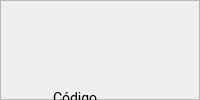
            <widget class="QWidget" name="page_egreso">
             <layout class="QVBoxLayout" name="verticalLayout_15">
              <property name="spacing">
               <number>0</number>
              </property>
              <property name="leftMargin">
               <number>0</number>
              </property>
              <property name="topMargin">
               <number>0</number>
              </property>
              <property name="rightMargin">
               <number>0</number>
              </property>
              <property name="bottomMargin">
               <number>0</number>
              </property>
              <item>
               <widget class="QFrame" name="frame_9">
                <property name="frameShape">
                 <enum>QFrame::StyledPanel</enum>
                </property>
                <property name="frameShadow">
                 <enum>QFrame::Raised</enum>
                </property>
                <widget class="QLabel" name="label_16">
                 <property name="geometry">
                  <rect>
                   <x>380</x>
                   <y>20</y>
                   <width>128</width>
                   <height>40</height>
                  </rect>
                 </property>
                 <property name="minimumSize">
                  <size>
                   <width>128</width>
                   <height>0</height>
                  </size>
                 </property>
                 <property name="maximumSize">
                  <size>
                   <width>120</width>
                   <height>40</height>
                  </size>
                 </property>
                 <property name="font">
                  <font>
                   <family>Cairo</family>
                   <pointsize>22</pointsize>
                   <weight>75</weight>
                   <bold>true</bold>
                  </font>
                 </property>
                 <property name="styleSheet">
                  <string notr="true">color: #282830 ;
border: none</string>
                 </property>
                 <property name="text">
                  <string>Egreso</string>
                 </property>
                 <property name="alignment">
                  <set>Qt::AlignCenter</set>
                 </property>
                </widget>
                <widget class="QLabel" name="label_egr_ing">
                 <property name="geometry">
                  <rect>
                   <x>40</x>
                   <y>80</y>
                   <width>131</width>
                   <height>27</height>
                  </rect>
                 </property>
                 <property name="font">
                  <font>
                   <family>Roboto</family>
                   <pointsize>-1</pointsize>
                  </font>
                 </property>
                 <property name="styleSheet">
                  <string notr="true">font-family: Roboto;
font-size: 14px;
margin-top:10px;
margin-left:10px

</string>
                 </property>
                 <property name="text">
                  <string>Código</string>
                 </property>
                </widget>
                <widget class="QLineEdit" name="input_codigoProdEgreso">
                 <property name="geometry">
                  <rect>
                   <x>40</x>
                   <y>110</y>
                   <width>121</width>
                   <height>25</height>
                  </rect>
                 </property>
                 <property name="minimumSize">
                  <size>
                   <width>0</width>
                   <height>0</height>
                  </size>
                 </property>
                 <property name="maximumSize">
                  <size>
                   <width>16777215</width>
                   <height>25</height>
                  </size>
                 </property>
                 <property name="styleSheet">
                  <string notr="true">QLineEdit{
background:#f5f5f5;
border-radius: 3px;
padding: 4 5px;
color: rgb(0, 0, 0);
font-family:Roboto;
font-size:13px;
font-weight: 400;
margin-left: 10px;
border: 1px solid #f5f5f5;
margin-left: 10px;

}
</string>
                 </property>
                 <property name="text">
                  <string/>
                 </property>
                 <property name="placeholderText">
                  <string/>
                 </property>
                </widget>
                <widget class="QSpinBox" name="num_cantidadEgreso">
                 <property name="geometry">
                  <rect>
                   <x>200</x>
                   <y>110</y>
                   <width>121</width>
                   <height>25</height>
                  </rect>
                 </property>
                 <property name="styleSheet">
                  <string notr="true">background:#f5f5f5;
border-radius: 3px;
padding: 4 5px;
color: rgb(0, 0, 0);
font-family:Roboto;
border: none;
font-size:13px;
font-weight: 400;
margin-left: 10px;
</string>
                 </property>
                 <property name="minimum">
                  <number>0</number>
                 </property>
                 <property name="maximum">
                  <number>999</number>
                 </property>
                </widget>
                <widget class="QLabel" name="label_pasillos_2">
                 <property name="geometry">
                  <rect>
                   <x>200</x>
                   <y>80</y>
                   <width>131</width>
                   <height>27</height>
                  </rect>
                 </property>
                 <property name="font">
                  <font>
                   <family>Roboto</family>
                   <pointsize>-1</pointsize>
                  </font>
                 </property>
                 <property name="styleSheet">
                  <string notr="true">font-family: Roboto;
font-size: 14px;
margin-top:10px;
margin-left:10px

</string>
                 </property>
                 <property name="text">
                  <string>Cantidad</string>
                 </property>
                </widget>
                <widget class="QPushButton" name="btn_agregarProdEgreso">
                 <property name="geometry">
                  <rect>
                   <x>340</x>
                   <y>110</y>
                   <width>121</width>
                   <height>26</height>
                  </rect>
                 </property>
                 <property name="font">
                  <font>
                   <family>Cairo</family>
                   <pointsize>10</pointsize>
                  </font>
                 </property>
                 <property name="cursor">
                  <cursorShape>PointingHandCursor</cursorShape>
                 </property>
                 <property name="styleSheet">
                  <string notr="true">QPushButton{
background-color: #055ffc;
color:#fff;
border-radius: 5px;
text-align:center;
}

QPushButton:hover{

}</string>
                 </property>
                 <property name="text">
                  <string>Agregar</string>
                 </property>
                </widget>
                <widget class="QPushButton" name="btn_actualizarProdEgreso">
                 <property name="geometry">
                  <rect>
                   <x>470</x>
                   <y>190</y>
                   <width>31</width>
                   <height>21</height>
                  </rect>
                 </property>
                 <property name="minimumSize">
                  <size>
                   <width>0</width>
                   <height>21</height>
                  </size>
                 </property>
                 <property name="cursor">
                  <cursorShape>PointingHandCursor</cursorShape>
                 </property>
                 <property name="text">
                  <string/>
                 </property>
                 <property name="icon">
                  <iconset>
                   <normaloff>:/img/refresh.png</normaloff>:/img/refresh.png</iconset>
                 </property>
                 <property name="iconSize">
                  <size>
                   <width>33</width>
                   <height>16</height>
                  </size>
                 </property>
                </widget>
                <widget class="QFrame" name="frame_31">
                 <property name="geometry">
                  <rect>
                   <x>49</x>
                   <y>180</y>
                   <width>411</width>
                   <height>41</height>
                  </rect>
                 </property>
                 <property name="minimumSize">
                  <size>
                   <width>56</width>
                   <height>41</height>
                  </size>
                 </property>
                 <property name="styleSheet">
                  <string notr="true">background-color: #212325;
border-radius:15px;</string>
                 </property>
                 <property name="frameShape">
                  <enum>QFrame::StyledPanel</enum>
                 </property>
                 <property name="frameShadow">
                  <enum>QFrame::Raised</enum>
                 </property>
                 <widget class="QLabel" name="label_75">
                  <property name="geometry">
                   <rect>
                    <x>20</x>
                    <y>10</y>
                    <width>47</width>
                    <height>18</height>
                   </rect>
                  </property>
                  <property name="font">
                   <font>
                    <family>Roboto</family>
                    <pointsize>11</pointsize>
                    <weight>75</weight>
                    <bold>true</bold>
                   </font>
                  </property>
                  <property name="styleSheet">
                   <string notr="true">background: none;
color: #fff ;
</string>
                  </property>
                  <property name="text">
                   <string>Código</string>
                  </property>
                 </widget>
                 <widget class="QLabel" name="label_76">
                  <property name="geometry">
                   <rect>
                    <x>150</x>
                    <y>10</y>
                    <width>79</width>
                    <height>18</height>
                   </rect>
                  </property>
                  <property name="font">
                   <font>
                    <family>Roboto</family>
                    <pointsize>11</pointsize>
                    <weight>75</weight>
                    <bold>true</bold>
                   </font>
                  </property>
                  <property name="styleSheet">
                   <string notr="true">background: none;
color: #fff ;

</string>
                  </property>
                  <property name="text">
                   <string>Descripción</string>
                  </property>
                 </widget>
                 <widget class="QLabel" name="label_77">
                  <property name="geometry">
                   <rect>
                    <x>310</x>
                    <y>10</y>
                    <width>61</width>
                    <height>18</height>
                   </rect>
                  </property>
                  <property name="font">
                   <font>
                    <family>Roboto</family>
                    <pointsize>11</pointsize>
                    <weight>75</weight>
                    <bold>true</bold>
                   </font>
                  </property>
                  <property name="styleSheet">
                   <string notr="true">background: none;
color: #fff ;

</string>
                  </property>
                  <property name="text">
                   <string>Cantidad</string>
                  </property>
                 </widget>
                 <widget class="QTableWidget" name="tableWidget_lotes_2">
                  <property name="geometry">
                   <rect>
                    <x>0</x>
                    <y>30</y>
                    <width>801</width>
                    <height>351</height>
                   </rect>
                  </property>
                  <property name="cursor" stdset="0">
                   <cursorShape>PointingHandCursor</cursorShape>
                  </property>
                  <property name="styleSheet">
                   <string notr="true">QTableWidget{
font-size: 11pt;
margin-top:15px;
color: #000;
font-family: Roboto;
text-align:center;
}
QHeaderView::section {
    background-color: #394353;
	border-radius: 11px;
	color:#fff;
    font-size: 9pt;
	font-family:Roboto;
    border-left: 1px solid #394353;

}

QHeaderView::section:horizontal
{
    border-top: 1px solid #394353;

}

QHeaderView::section:vertical
{

    border-left: 1px solid #394353;
}</string>
                  </property>
                  <property name="editTriggers">
                   <set>QAbstractItemView::NoEditTriggers</set>
                  </property>
                  <property name="showGrid">
                   <bool>false</bool>
                  </property>
                  <attribute name="horizontalHeaderVisible">
                   <bool>false</bool>
                  </attribute>
                  <attribute name="horizontalHeaderCascadingSectionResizes">
                   <bool>true</bool>
                  </attribute>
                  <attribute name="horizontalHeaderDefaultSectionSize">
                   <number>160</number>
                  </attribute>
                  <attribute name="horizontalHeaderShowSortIndicator" stdset="0">
                   <bool>true</bool>
                  </attribute>
                  <attribute name="horizontalHeaderStretchLastSection">
                   <bool>true</bool>
                  </attribute>
                  <attribute name="verticalHeaderVisible">
                   <bool>false</bool>
                  </attribute>
                  <attribute name="verticalHeaderDefaultSectionSize">
                   <number>41</number>
                  </attribute>
                  <column>
                   <property name="text">
                    <string>New Column</string>
                   </property>
                  </column>
                  <column>
                   <property name="text">
                    <string>New Column</string>
                   </property>
                  </column>
                  <column>
                   <property name="text">
                    <string>New Column</string>
                   </property>
                  </column>
                  <column>
                   <property name="text">
                    <string>New Column</string>
                   </property>
                  </column>
                  <column>
                   <property name="text">
                    <string>New Column</string>
                   </property>
                  </column>
                 </widget>
                </widget>
                <widget class="QTableWidget" name="tableWidget_egreso">
                 <property name="geometry">
                  <rect>
                   <x>50</x>
                   <y>240</y>
                   <width>461</width>
                   <height>351</height>
                  </rect>
                 </property>
                 <property name="cursor" stdset="0">
                  <cursorShape>PointingHandCursor</cursorShape>
                 </property>
                 <property name="styleSheet">
                  <string notr="true">QTableWidget{
font-size: 11pt;
margin-top:15px;
color: #000;
font-family: Roboto;
text-align:center;
}
QHeaderView::section {
    background-color: #394353;
	border-radius: 11px;
	color:#fff;
    font-size: 9pt;
	font-family:Roboto;
    border-left: 1px solid #394353;

}

QHeaderView::section:horizontal
{
    border-top: 1px solid #394353;

}

QHeaderView::section:vertical
{

    border-left: 1px solid #394353;
}</string>
                 </property>
                 <property name="editTriggers">
                  <set>QAbstractItemView::NoEditTriggers</set>
                 </property>
                 <property name="showGrid">
                  <bool>false</bool>
                 </property>
                 <attribute name="horizontalHeaderVisible">
                  <bool>false</bool>
                 </attribute>
                 <attribute name="horizontalHeaderCascadingSectionResizes">
                  <bool>true</bool>
                 </attribute>
                 <attribute name="horizontalHeaderDefaultSectionSize">
                  <number>150</number>
                 </attribute>
                 <attribute name="horizontalHeaderShowSortIndicator" stdset="0">
                  <bool>true</bool>
                 </attribute>
                 <attribute name="horizontalHeaderStretchLastSection">
                  <bool>true</bool>
                 </attribute>
                 <attribute name="verticalHeaderVisible">
                  <bool>false</bool>
                 </attribute>
                 <attribute name="verticalHeaderDefaultSectionSize">
                  <number>41</number>
                 </attribute>
                 <column>
                  <property name="text">
                   <string>New Column</string>
                  </property>
                 </column>
                 <column>
                  <property name="text">
                   <string>New Column</string>
                  </property>
                 </column>
                 <column>
                  <property name="text">
                   <string>New Column</string>
                  </property>
                 </column>
                </widget>
                <widget class="QListWidget" name="lista_egreso">
                 <property name="geometry">
                  <rect>
                   <x>560</x>
                   <y>210</y>
                   <width>361</width>
                   <height>391</height>
                  </rect>
                 </property>
                 <property name="font">
                  <font>
                   <family>Roboto</family>
                   <pointsize>16</pointsize>
                  </font>
                 </property>
                 <property name="styleSheet">
                  <string notr="true">background-color: #f2f2f5;
</string>
                 </property>
                 <property name="autoScrollMargin">
                  <number>16</number>
                 </property>
                 <property name="editTriggers">
                  <set>QAbstractItemView::DoubleClicked</set>
                 </property>
                 <property name="batchSize">
                  <number>100</number>
                 </property>
                 <property name="currentRow">
                  <number>-1</number>
                 </property>
                </widget>
                <widget class="QLabel" name="label_17">
                 <property name="geometry">
                  <rect>
                   <x>680</x>
                   <y>170</y>
                   <width>128</width>
                   <height>40</height>
                  </rect>
                 </property>
                 <property name="minimumSize">
                  <size>
                   <width>128</width>
                   <height>0</height>
                  </size>
                 </property>
                 <property name="maximumSize">
                  <size>
                   <width>120</width>
                   <height>40</height>
                  </size>
                 </property>
                 <property name="font">
                  <font>
                   <family>Roboto</family>
                   <pointsize>19</pointsize>
                   <weight>75</weight>
                   <bold>true</bold>
                  </font>
                 </property>
                 <property name="styleSheet">
                  <string notr="true">color: #282830 ;
border: none</string>
                 </property>
                 <property name="text">
                  <string>Picking</string>
                 </property>
                 <property name="alignment">
                  <set>Qt::AlignCenter</set>
                 </property>
                </widget>
                <widget class="QPushButton" name="btn_eliminarProdEgreso">
                 <property name="geometry">
                  <rect>
                   <x>480</x>
                   <y>110</y>
                   <width>121</width>
                   <height>26</height>
                  </rect>
                 </property>
                 <property name="font">
                  <font>
                   <family>Cairo</family>
                   <pointsize>10</pointsize>
                  </font>
                 </property>
                 <property name="cursor">
                  <cursorShape>PointingHandCursor</cursorShape>
                 </property>
                 <property name="styleSheet">
                  <string notr="true">QPushButton{
background-color: #055ffc;
color:#fff;
border-radius: 5px;
text-align:center;
}

QPushButton:hover{

}</string>
                 </property>
                 <property name="text">
                  <string>Eliminar</string>
                 </property>
                </widget>
               </widget>
              </item>
             </layout>
            </widget>
